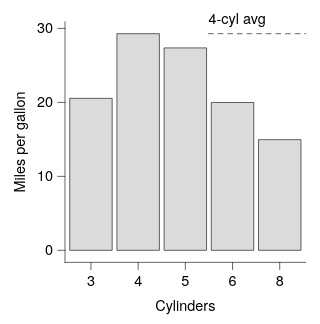

The Vega-Lite source for this figure:
### Vega-Lite specification from a JSON file in a GitHub repository (floating-point values rounded to 4 significant figures)
{"background": null, "config": {"arc": {"fill": "#DBDBDB", "fillOpacity": 1.0, "innerRadius": 25.0, "padAngle": 0.03, "stroke": "black", "strokeOpacity": 1, "strokeWidth": 0.25}, "area": {"fill": "#DBDBDB", "fillOpacity": 1.0, "stroke": "black", "strokeOpacity": 1, "strokeWidth": 0.25}, "axis": {"domain": true, "domainCap": "round", "domainColor": "black", "domainWidth": 0.25, "grid": false, "gridCap": "round", "gridColor": "#F1F1F1", "gridDash": [0, 0], "gridOpacity": 1.0, "gridWidth": 0.25, "labelColor": "black", "labelFont": "Helvetica Neue, HelveticaNeue, Helvetica, Arial, sans-serif", "labelFontSize": 6, "labelFontStyle": "normal", "labelFontWeight": 400, "offset": 0, "ticks": true, "tickCap": "round", "tickColor": "black", "tickRound": false, "tickSize": 3, "tickWidth": 0.25, "titleColor": "black", "titleFont": "Helvetica Neue, HelveticaNeue, Helvetica, Arial, sans-serif", "titleFontSize": 6, "titleFontStyle": "normal", "titleFontWeight": 400}, "axisX": {"domain": true, "labelAlign": "center", "labelAngle": 0, "labels": true, "ticks": true, "translate": 0}, "axisY": {"domain": true, "labelAlign": "right", "labelAngle": 0, "labels": true, "ticks": true, "translate": 0}, "axisRight": {"domain": true, "labelAlign": "left", "labelAngle": 0, "labels": true, "ticks": true, "translate": 0}, "axisTop": {"domain": true, "labelAlign": "center", "labelAngle": 0, "labels": true, "ticks": true, "translate": 0}, "axisBand": {"tickOffset": 0}, "bar": {"fill": "#DBDBDB", "fillOpacity": 1.0, "stroke": "black", "strokeOpacity": 1, "strokeWidth": 0.25}, "boxplot": {"size": 9.0, "ticks": {"cornerRadius": 0.25, "fill": "black", "opacity": 1, "size": 4.5, "thickness": 0.25}, "box": {"fillOpacity": 1.0, "stroke": "black", "strokeOpacity": 1, "strokeWidth": 0.25}, "median": {"cornerRadius": 0, "fill": "black", "fillOpacity": 1.0, "opacity": 1, "size": 9.0, "thickness": 0.25}, "rule": {"fill": "black", "fillOpacity": 1.0, "size": 10.0, "stroke": "black", "strokeDash": [0, 0], "strokeOpacity": 1, "strokeWidth": 0.25}, "outliers": {"color": "black", "fill": "black", "fillOpacity": 1.0, "size": 0, "stroke": "black", "strokeOpacity": 1, "strokeWidth": 0.25}}, "circle": {"fill": "black", "fillOpacity": 1.0, "size": 1.25, "stroke": null, "strokeOpacity": 1, "strokeWidth": 0.25}, "errorband": {"band": {"fillOpacity": 0.6, "stroke": null, "strokeWidth": 0.25, "strokeOpacity": 1}, "borders": {"opacity": 0, "strokeOpacity": 1, "strokeWidth": 0.25}}, "errorbar": {"opacity": 1, "rule": {"strokeDash": [0, 0], "strokeWidth": 0.25}, "ticks": {"color": "black", "cornerRadius": 0.125, "opacity": 1, "size": 6.0, "thickness": 0.25}, "thickness": 0.25}, "font": "Helvetica Neue, HelveticaNeue, Helvetica, Arial, sans-serif", "geoshape": {"fill": "#DBDBDB", "fillOpacity": 1.0, "stroke": "black", "strokeOpacity": 1, "strokeWidth": 0.25}, "header": {"labelColor": "black", "labelFont": "Helvetica Neue, HelveticaNeue, Helvetica, Arial, sans-serif", "labelFontSize": 6, "labelFontStyle": "normal", "labelFontWeight": 400, "titleColor": "black", "titleFont": "Helvetica Neue, HelveticaNeue, Helvetica, Arial, sans-serif", "titleFontSize": 6, "titleFontStyle": "normal", "titleFontWeight": 400, "titlePadding": 0}, "legend": {"disable": false, "offset": 4.5, "titlePadding": 4, "labelOffset": 2, "gradientLabelOffset": 2, "columnPadding": 4, "rowPadding": 2, "gradientLength": 50.0, "gradientThickness": 5.0, "gradientOpacity": 1.0, "gradientStrokeColor": "black", "gradientStrokeWidth": 0.25, "labelColor": "black", "labelFont": "Helvetica Neue, HelveticaNeue, Helvetica, Arial, sans-serif", "labelFontSize": 6, "labelFontStyle": "normal", "labelFontWeight": 400, "strokeColor": "black", "strokeWidth": 0, "symbolSize": 36, "symbolStrokeColor": "black", "symbolStrokeWidth": 0.25, "titleColor": "black", "titleFont": "Helvetica Neue, HelveticaNeue, Helvetica, Arial, sans-serif", "titleFontSize": 6, "titleFontStyle": "normal", "titleFontWeight": 400}, "line": {"color": "black", "stroke": "black", "strokeCap": "butt", "strokeDash": [0, 0], "strokeOpacity": 1, "strokeWidth": 0.5}, "point": {"filled": true, "fill": "#DBDBDB", "fillOpacity": 1.0, "size": 5.0, "stroke": "black", "strokeOpacity": 1, "strokeWidth": 0.25}, "range": {"category": ["#B2B2B2", "#4A7CD3", "#008542", "#664CAF", "#509F98", "#636363", "#284F93", "#005226", "#382864", "#285753"], "diverging": {"scheme": ["#443E60", "#5F597E", "#7C759B", "#9994B6", "#B7B4CC", "#D6D5DC", "#F6F6F6", "#D1DAD9", "#A4C2BF", "#7AA9A4", "#578E89", "#37736E", "#1B5954"]}, "heatmap": {"scheme": ["#440154", "#472270", "#433E82", "#38598C", "#2C728E", "#238A8D", "#24A086", "#39B578", "#5DC862", "#96D646", "#CAE02D", "#FDE724"]}, "ordinal": {"scheme": ["#F1F1F1", "#DBDBDB", "#C6C6C6", "#B2B2B2", "#9D9D9D", "#898989", "#767676", "#636363", "#515151", "#404040", "#2F2F2F", "#1F1F1F"]}, "ramp": {"scheme": ["#440154", "#472270", "#433E82", "#38598C", "#2C728E", "#238A8D", "#24A086", "#39B578", "#5DC862", "#96D646", "#CAE02D", "#FDE724"]}}, "rule": {"color": "black", "stroke": "black", "strokeCap": "round", "strokeDash": [2, 2], "strokeOpacity": 1, "strokeWidth": 0.25}, "scale": {"barBandPaddingInner": 0.1, "rectBandPaddingInner": 0, "tickBandPaddingInner": 0.1, "bandPaddingOuter": 0.1, "bandWithNestedOffsetPaddingInner": 0.2, "bandWithNestedOffsetPaddingOuter": 0.2, "offsetBandPaddingInner": 0, "offsetBandPaddingOuter": 0, "continuousPadding": 5.0, "round": false}, "rect": {"fill": "#DBDBDB", "fillOpacity": 1.0, "stroke": "black", "strokeOpacity": 1, "strokeWidth": 0.25}, "square": {"fill": "#DBDBDB", "fillOpacity": 1.0, "size": 10.0, "stroke": "black", "strokeOpacity": 1, "strokeWidth": 0.25}, "text": {"color": "black", "font": "Helvetica Neue, HelveticaNeue, Helvetica, Arial, sans-serif", "fontSize": 6, "fontStyle": "normal", "fontWeight": 400}, "tick": {"color": "black", "cornerRadius": 0.125, "opacity": 1.0, "size": 9.0, "thickness": 0.25}, "title": {"anchor": "middle", "frame": "group", "color": "black", "font": "Helvetica Neue, HelveticaNeue, Helvetica, Arial, sans-serif", "fontSize": 6, "fontStyle": "normal", "fontWeight": 400, "subtitleColor": "black", "subtitleFont": "Helvetica Neue, HelveticaNeue, Helvetica, Arial, sans-serif", "subtitleFontSize": 6, "subtitleFontStyle": "normal", "subtitleFontWeight": 400}, "trail": {"color": "black", "opacity": 1, "size": 0.5}, "view": {"continuousWidth": 100, "continuousHeight": 100, "discreteWidth": 100, "discreteHeight": 100, "fill": null, "stroke": null, "strokeWidth": 0.25}}, "layer": [{"data": {"name": "data-2cf111ff04ec7a723faf6e237f4d24af"}, "mark": {"type": "bar"}, "encoding": {"x": {"field": "cyl", "sort": ["3", "4", "5", "6", "8"], "title": "Cylinders", "type": "nominal"}, "y": {"field": "mpg", "title": "Miles per gallon", "type": "quantitative", "scale": {"nice": false}}}}, {"layer": [{"data": {"values": [{"__dysonsphere__": 1}]}, "mark": {"type": "rule", "opacity": 1.0}, "encoding": {"x": {"value": 59.62}, "x2": {"value": 100}, "y": {"datum": 29.29}}}, {"data": {"values": [{"__dysonsphere__": 1}]}, "mark": {"type": "text", "align": "left", "baseline": "bottom", "dx": 0, "dy": -3, "fontSize": 6}, "encoding": {"text": {"value": "4-cyl avg"}, "x": {"value": 59.62}, "y": {"datum": 29.29}}}]}], "$schema": "https://vega.github.io/schema/vega-lite/v6.4.1.json", "datasets": {"data-2cf111ff04ec7a723faf6e237f4d24af": [{"cyl": "4", "mpg": 29.29}, {"cyl": "5", "mpg": 27.37}, {"cyl": "3", "mpg": 20.55}, {"cyl": "6", "mpg": 19.99}, {"cyl": "8", "mpg": 14.96}]}}
